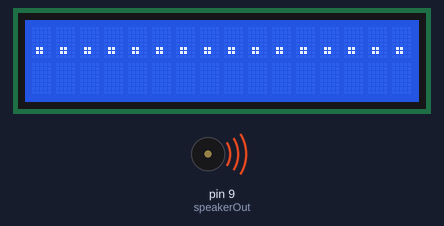
The sketch below on a simulated Arduino Uno, built with avr-gcc and run on an emulated ATmega328P. Parts: 16×2 character LCD, buzzer (waves = sounding). At 20.5 s the program stops and its outputs stay as they are.

Above: at 2.27 s.
At 9.0 s:
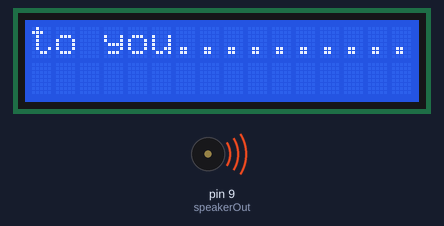
At 13.9 s:
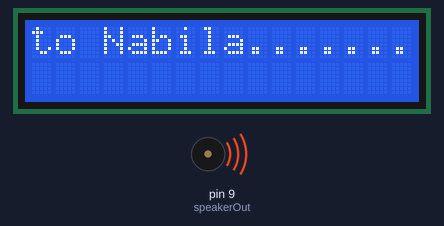
At 17.2 s:
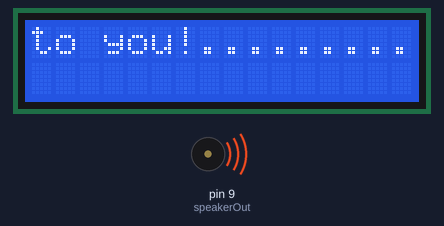
Timing chart, 0 to 20.8 s (numbered marks = the images above):
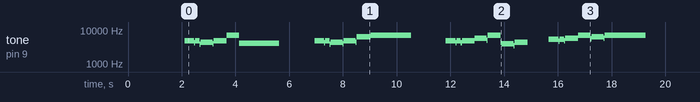

The sketch:

sketch_nov22b.ino
```cpp
/** Play Melody
 * -----------
 * (cleft) 2005 D. Cuartielles for K3
 * Refactoring and comments 2006 clay.shirky@nyu.edu
 * See NOTES in comments at end for possible improvements
 **/

// Birthday Melody
// Note source: http://www.appybirthday.org/wp-content/uploads/2014/08/happy-birthday-song-piano-notes.jpg

#include <LiquidCrystal.h>
#include "pitches.h"

LiquidCrystal lcd(12, 11, 5, 4, 3, 2);

int speakerOut = 9;

int melody[] = {
  NOTE_G3, NOTE_G3, NOTE_A3, NOTE_G3, NOTE_C3, NOTE_B3, 0,
  NOTE_G3, NOTE_G3, NOTE_A3, NOTE_G3, NOTE_D3, NOTE_C3, 0,
  NOTE_G3, NOTE_G3, NOTE_G3, NOTE_E3, NOTE_C3, NOTE_B3, NOTE_A3, 0,
  NOTE_F3, NOTE_F3, NOTE_E3, NOTE_C3, NOTE_D3, NOTE_C3, 0
};
int beats[]  = {
  32, 16, 42, 42, 42, 128, 28,
  32, 16, 42, 42, 42, 128, 28,
  32, 16, 42, 42, 42, 42, 42, 32,
  32, 16, 42, 42, 42, 128, 28
};

char* lyrics[] = {
  "happy", "happy", "birthday", "birthday", "to you", "to you", "to you",
  "happy", "happy", "birthday", "birthday", "to you", "to you", "to you",
  "happy", "happy", "birthday", "birthday", "to Nabila", "to Nabila", "to Nabila",
  "happy", "happy", "birthday", "birthday", "to you!", "to you!", "to you!",
};

int MAX_COUNT = sizeof(melody) / 2; // Melody length, for looping.

// Set overall tempo
long tempo = 11000;
// Set length of pause between notes
int pause = 1000;
// Loop variable to increase Rest length
int rest_count = 100; //<-BLETCHEROUS HACK; See NOTES

// Initialize core variables
int tone_ = 0;
int beat = 0;
long duration = 0;

void playTone() {
  long elapsed_time = 0;
  if (tone_ > 0) { // if this isn't a Rest beat, while the tone has
    //  played less long than 'duration', pulse speaker HIGH and LOW
    while (elapsed_time < duration) {

      digitalWrite(speakerOut,HIGH);
      delayMicroseconds(tone_ / 2);

      // DOWN
      digitalWrite(speakerOut, LOW);
      delayMicroseconds(tone_ / 2);

      // Keep track of how long we pulsed
      elapsed_time += (tone_);
    }
  }
  else { // Rest beat; loop times delay
    for (int j = 0; j < rest_count; j++) { // See NOTE on rest_count
      delayMicroseconds(duration);
    }
  }
}

void setup() {
  pinMode(speakerOut, OUTPUT);

  lcd.begin(16, 2);
}

void loop() {
  lcd.clear();
  delay(2000);
  for (int i=0; i<MAX_COUNT; i++) {
    lcd.print(".............................");
    tone_ = melody[i];
    beat = beats[i];

    duration = beat * tempo; // Set up timing

    playTone();
    // A pause between notes...
    delayMicroseconds(pause);
    lcd.setCursor(0, 0);
    lcd.print(lyrics[i]);
  }
  lcd.clear();
  lcd.setCursor(0, 0);
  lcd.print("Happy birthday!");
  lcd.setCursor(0, 1);
  lcd.print("<3");
  exit(0);
}
```

pitches.h
```cpp
/*************************************************
 * Public Constants
 *************************************************/

#define NOTE_B0  31
#define NOTE_C1  33
#define NOTE_CS1 35
#define NOTE_D1  37
#define NOTE_DS1 39
#define NOTE_E1  41
#define NOTE_F1  44
#define NOTE_FS1 46
#define NOTE_G1  49
#define NOTE_GS1 52
#define NOTE_A1  55
#define NOTE_AS1 58
#define NOTE_B1  62
#define NOTE_C2  65
#define NOTE_CS2 69
#define NOTE_D2  73
#define NOTE_DS2 78
#define NOTE_E2  82
#define NOTE_F2  87
#define NOTE_FS2 93
#define NOTE_G2  98
#define NOTE_GS2 104
#define NOTE_A2  110
#define NOTE_AS2 117
#define NOTE_B2  123
#define NOTE_C3  131
#define NOTE_CS3 139
#define NOTE_D3  147
#define NOTE_DS3 156
#define NOTE_E3  165
#define NOTE_F3  175
#define NOTE_FS3 185
#define NOTE_G3  196
#define NOTE_GS3 208
#define NOTE_A3  220
#define NOTE_AS3 233
#define NOTE_B3  247
#define NOTE_C4  262
#define NOTE_CS4 277
#define NOTE_D4  294
#define NOTE_DS4 311
#define NOTE_E4  330
#define NOTE_F4  349
#define NOTE_FS4 370
#define NOTE_G4  392
#define NOTE_GS4 415
#define NOTE_A4  440
#define NOTE_AS4 466
#define NOTE_B4  494
#define NOTE_C5  523
#define NOTE_CS5 554
#define NOTE_D5  587
#define NOTE_DS5 622
#define NOTE_E5  659
#define NOTE_F5  698
#define NOTE_FS5 740
#define NOTE_G5  784
#define NOTE_GS5 831
#define NOTE_A5  880
#define NOTE_AS5 932
#define NOTE_B5  988
#define NOTE_C6  1047
#define NOTE_CS6 1109
#define NOTE_D6  1175
#define NOTE_DS6 1245
#define NOTE_E6  1319
#define NOTE_F6  1397
#define NOTE_FS6 1480
#define NOTE_G6  1568
#define NOTE_GS6 1661
#define NOTE_A6  1760
#define NOTE_AS6 1865
#define NOTE_B6  1976
#define NOTE_C7  2093
#define NOTE_CS7 2217
#define NOTE_D7  2349
#define NOTE_DS7 2489
#define NOTE_E7  2637
#define NOTE_F7  2794
#define NOTE_FS7 2960
#define NOTE_G7  3136
#define NOTE_GS7 3322
#define NOTE_A7  3520
#define NOTE_AS7 3729
#define NOTE_B7  3951
#define NOTE_C8  4186
#define NOTE_CS8 4435
#define NOTE_D8  4699
#define NOTE_DS8 4978
```

Measured:
- by itself, tone on pin 9 (speakerOut): plays 4835 Hz for 0.36 s, 4158 Hz for 0.04 s, 4835 Hz for 0.16 s, 3756 Hz for 0.04 s, 4332 Hz for 0.44 s, 3951 Hz for 0.04 s … (41 notes in this stretch)
- what the display in image 1 shows lasts 3.2 s, from 9.0 s to 12.2 s
- what the display in image 2 shows lasts 1.7 s, from 13.9 s to 15.6 s
